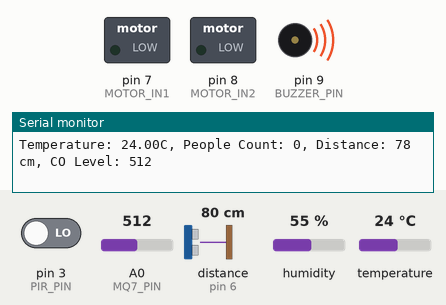
The sketch below on a simulated Arduino Uno, built with avr-gcc and run on an emulated ATmega328P. Shown: switched loads named in the sketch (green lamp = pin HIGH), buzzer (waves = sounding, pin HIGH), the last lines printed to the serial monitor. Wiring (inferred from the names in the program): ultrasonic range finder: trigger pin 5; echo pin 6. The test bench sets the inputs (shaded band); at power-on: A0 (MQ7_PIN) = 512, pin 3 (PIR_PIN) LOW, distance to the obstacle (sensor on pin 6) 80 cm, humidity 55 %, temperature 24 °C. The echo pulse lasts 58.3 µs per cm; pins used as bus, display or sensor lines are not drawn.

Above: at 1.3 s.
1.4 s: A0 (MQ7_PIN) set to 368
2.9 s: A0 (MQ7_PIN) set to 332
At 3.6 s:
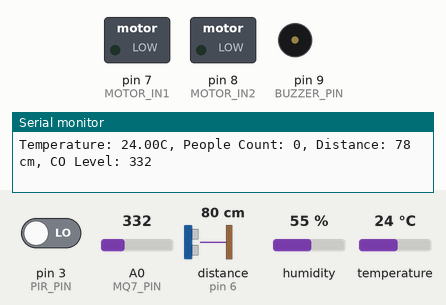
4.6 s: A0 (MQ7_PIN) set to 360
At 5.5 s:
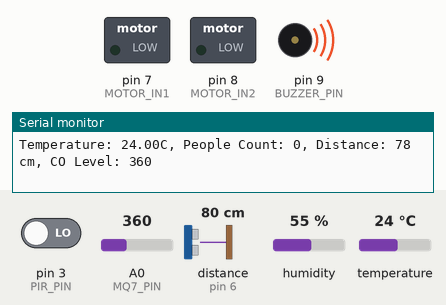
6.1 s: A0 (MQ7_PIN) set to 340
At 7.5 s:
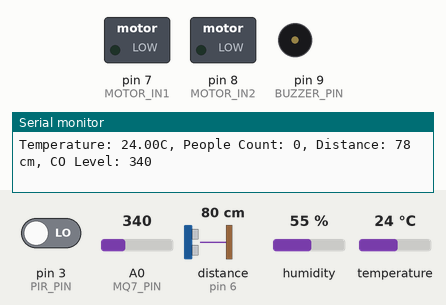
Timing chart, 0 to 8.7 s (numbered marks = the images above; inputs shaded):
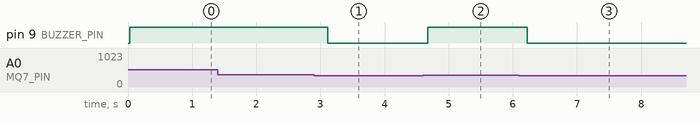

The sketch:

Arduino_UNO_Source_Code.ino
```cpp
#include <DHT.h>
// Pin Definitions
#define DHTPIN 2 // DHT11 Data pin connected to ARDUINO pin 2
#define PIR_PIN 3 // PIR sensor pin connected to ARDUINO pin 3
#define TRIG_PIN 5 // Ultrasonic sensor TRIG pin connected to ARDUINO pin 5
#define ECHO_PIN 6 // Ultrasonic sensor ECHO pin connected to ARDUINO pin 6
#define MOTOR_IN1 7 // Motor driver IN1 pin connected to ARDUINO pin 7
#define MOTOR_IN2 8 // Motor driver IN2 pin connected to ARDUINO pin 8
#define MQ7_PIN A0 // MQ-7 CO sensor analog pin connected to ARDUINO A0
#define BUZZER_PIN 9 // Buzzer connected to ARDUINO pin 9
// DHT11 Setup
#define DHTTYPE DHT11 // DHT11 sensor type
DHT dht(DHTPIN, DHTTYPE); // DHT object for temperature and humidity
// Variables
int peopleCount = 0; // Stores number of people detected
float temperature = 0; // Stores temperature value
long distance = 0; // Stores distance value from ultrasonic sensor
unsigned long lastDetectionTime = 0; // Stores last time a person was detected
const unsigned long detectionTimeout = 0.2 * 60 * 1000; // 10 minutes in milliseconds
int coLevel = 0; // Stores CO level
const int coThreshold = 350; // Threshold for CO level to trigger the alarm
// Function to get distance from Ultrasonic sensor
long getDistance() {
digitalWrite(TRIG_PIN, LOW);
delayMicroseconds(2);
digitalWrite(TRIG_PIN, HIGH);
delayMicroseconds(10);
digitalWrite(TRIG_PIN, LOW);
long duration = pulseIn(ECHO_PIN, HIGH, 30000); // Set timeout to avoid infinite wait
if (duration == 0) {
return -1; // Indicates out of range or no object detected
}
long distance = duration * 0.034 / 2;
return distance;
}
// Function to control the fan based on temperature and people count
void controlFan() {
// Read temperature from DHT11
temperature = dht.readTemperature();
// Check distance from Ultrasonic Sensor
distance = getDistance();
if (distance != -1 && distance < 30) { // Only stop motor if distance is valid and less than 30 cm
digitalWrite(MOTOR_IN1, LOW); // Turn OFF the fan
digitalWrite(MOTOR_IN2, LOW);
return; // Exit the function early
}
// Check if peopleCount is zero; if so, turn off the fan regardless of temperature
if (peopleCount == 0) {
digitalWrite(MOTOR_IN1, LOW); // Turn OFF the fan
digitalWrite(MOTOR_IN2, LOW);
return;
}
// Turn the fan on if temperature is greater than 25°C and people are detected
if (temperature > 25 && peopleCount > 0) {
digitalWrite(MOTOR_IN1, HIGH); // Turn ON the fan
digitalWrite(MOTOR_IN2, LOW);
} else {
digitalWrite(MOTOR_IN1, LOW); // Turn OFF the fan
digitalWrite(MOTOR_IN2, LOW);
}
}
// Function to update the people count based on PIR sensor
void updatePeopleCount() {
  int pirState = digitalRead(PIR_PIN);
// Update peopleCount and reset timer if person detected
if (pirState == HIGH) {
peopleCount = 1;
lastDetectionTime = millis(); // Update last detection time
} else if (millis() - lastDetectionTime > detectionTimeout) {
peopleCount = 0; // No person detected within 10 minutes, set peopleCount to 0
}
}
// Function to check CO levels and activate buzzer if level is high
void checkCOLevel() {
coLevel = analogRead(MQ7_PIN); // Read CO level from MQ-7
if (coLevel > coThreshold) {
digitalWrite(BUZZER_PIN, HIGH); // Turn on the buzzer
} else {
digitalWrite(BUZZER_PIN, LOW); // Turn off the buzzer
}
}
void setup() {
// Initialize pins
pinMode(MOTOR_IN1, OUTPUT);
pinMode(MOTOR_IN2, OUTPUT);
pinMode(PIR_PIN, INPUT);
pinMode(TRIG_PIN, OUTPUT);
pinMode(ECHO_PIN, INPUT);
pinMode(BUZZER_PIN, OUTPUT);
// Start DHT11
dht.begin();
// Initialize Motor (set direction)
digitalWrite(MOTOR_IN1, LOW);
digitalWrite(MOTOR_IN2, LOW);
// Initialize Serial Monitor
Serial.begin(9600);
}
void loop() {
// Update people count
updatePeopleCount();
// Control the fan based on conditions
controlFan();
// Check CO level and activate buzzer if needed
checkCOLevel();
// Print sensor data to Serial Monitor
Serial.print("Temperature: ");
Serial.print(temperature);
Serial.print("C, People Count: ");
Serial.print(peopleCount);
Serial.print(", Distance: ");
if (distance == -1) {
Serial.print("Out of range or no object detected");
} else {
Serial.print(distance);
Serial.print(" cm");
}
Serial.print(", CO Level: ");
Serial.print(coLevel);
Serial.println();
// Small delay to stabilize sensor readings
delay(500);
}
```

Measured:
- the behaviour switches between 351 and 350 on A0 (MQ7_PIN) (found by bisection; images 0 and 1)
- after the input at 2.9 s, pin 9 (BUZZER_PIN): HIGH → LOW after 0.22 s
- after the input at 4.6 s, pin 9 (BUZZER_PIN): LOW → HIGH after 0.07 s
- after the input at 6.1 s, pin 9 (BUZZER_PIN): HIGH → LOW after 0.13 s
